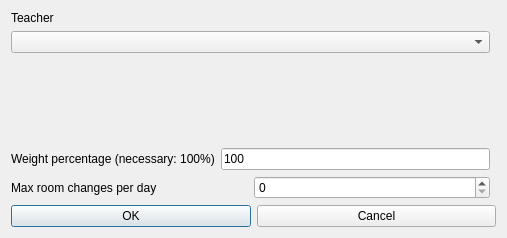
<?xml version="1.0" encoding="UTF-8"?>
<ui version="4.0">
 <class>ModifyConstraintTeacherMaxRoomChangesPerRealDayForm_template</class>
 <widget class="QDialog" name="ModifyConstraintTeacherMaxRoomChangesPerRealDayForm_template">
  <property name="geometry">
   <rect>
    <x>0</x>
    <y>0</y>
    <width>507</width>
    <height>238</height>
   </rect>
  </property>
  <property name="windowTitle">
   <string extracomment="This is the title of the dialog to modify a constraint of this type">Modify teacher max room changes per real day</string>
  </property>
  <layout class="QGridLayout">
   <item row="0" column="0">
    <layout class="QVBoxLayout">
     <item>
      <widget class="QLabel" name="studentsTextLabel">
       <property name="frameShape">
        <enum>QFrame::NoFrame</enum>
       </property>
       <property name="frameShadow">
        <enum>QFrame::Plain</enum>
       </property>
       <property name="text">
        <string>Teacher</string>
       </property>
       <property name="wordWrap">
        <bool>false</bool>
       </property>
      </widget>
     </item>
     <item>
      <widget class="QComboBox" name="teachersComboBox">
       <property name="editable">
        <bool>false</bool>
       </property>
       <property name="insertPolicy">
        <enum>QComboBox::NoInsert</enum>
       </property>
       <property name="duplicatesEnabled">
        <bool>false</bool>
       </property>
      </widget>
     </item>
    </layout>
   </item>
   <item row="1" column="0">
    <spacer name="spacer2">
     <property name="orientation">
      <enum>Qt::Vertical</enum>
     </property>
     <property name="sizeType">
      <enum>QSizePolicy::Expanding</enum>
     </property>
     <property name="sizeHint" stdset="0">
      <size>
       <width>20</width>
       <height>41</height>
      </size>
     </property>
    </spacer>
   </item>
   <item row="2" column="0">
    <layout class="QHBoxLayout">
     <item>
      <widget class="QLabel" name="weightTextLabel">
       <property name="frameShape">
        <enum>QFrame::NoFrame</enum>
       </property>
       <property name="frameShadow">
        <enum>QFrame::Plain</enum>
       </property>
       <property name="text">
        <string>Weight percentage (necessary: 100%)</string>
       </property>
       <property name="wordWrap">
        <bool>false</bool>
       </property>
      </widget>
     </item>
     <item>
      <widget class="QLineEdit" name="weightLineEdit">
       <property name="text">
        <string notr="true">100</string>
       </property>
      </widget>
     </item>
    </layout>
   </item>
   <item row="4" column="0" colspan="2">
    <layout class="QHBoxLayout">
     <item>
      <widget class="QPushButton" name="okPushButton">
       <property name="text">
        <string>OK</string>
       </property>
      </widget>
     </item>
     <item>
      <widget class="QPushButton" name="cancelPushButton">
       <property name="text">
        <string>Cancel</string>
       </property>
      </widget>
     </item>
    </layout>
   </item>
   <item row="3" column="0">
    <layout class="QHBoxLayout">
     <item>
      <widget class="QLabel" name="textLabel">
       <property name="text">
        <string>Max room changes per day</string>
       </property>
       <property name="wordWrap">
        <bool>false</bool>
       </property>
      </widget>
     </item>
     <item>
      <widget class="QSpinBox" name="maxChangesSpinBox"/>
     </item>
    </layout>
   </item>
  </layout>
 </widget>
 <layoutdefault spacing="6" margin="11"/>
 <resources/>
 <connections/>
</ui>
